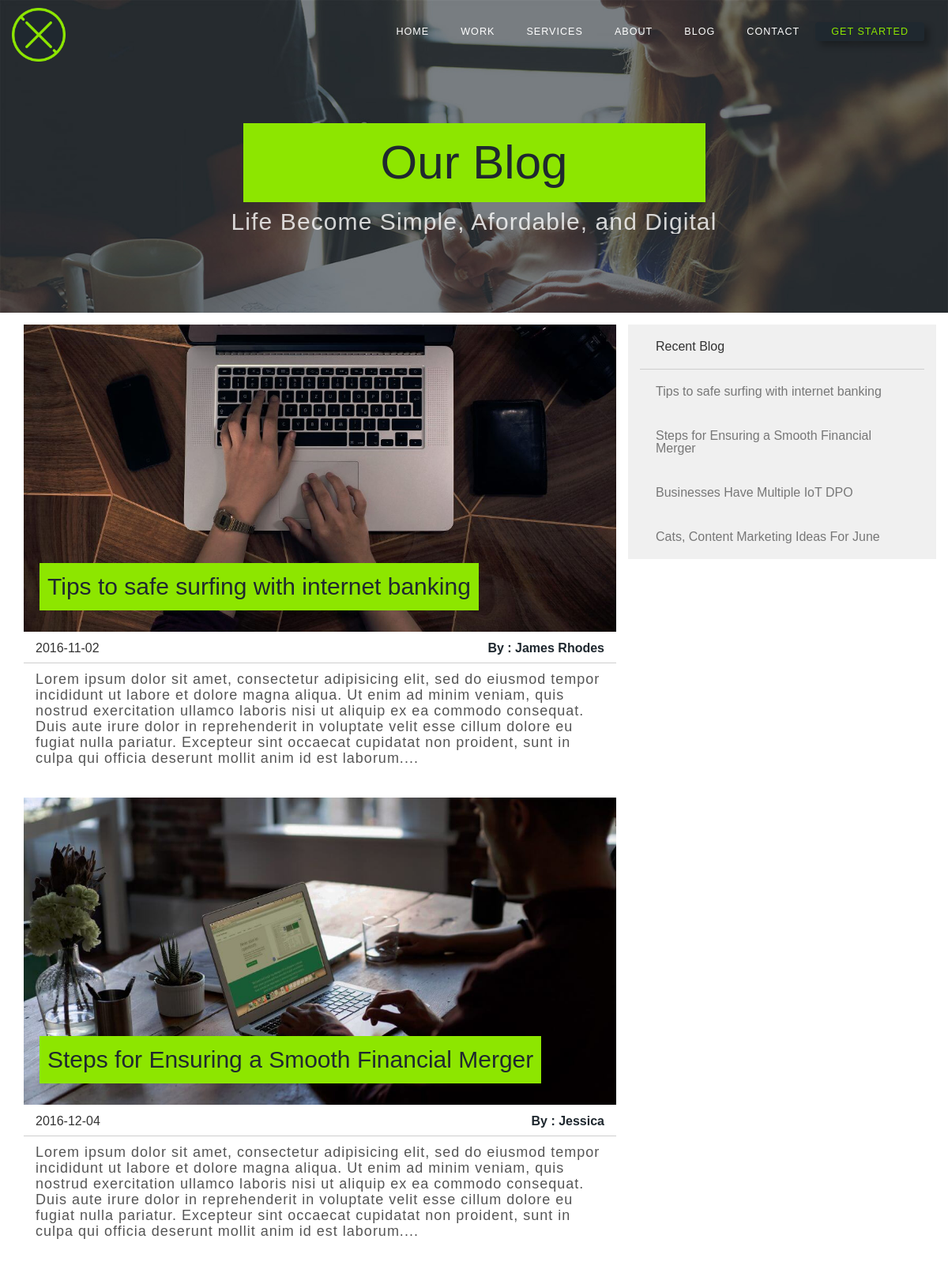
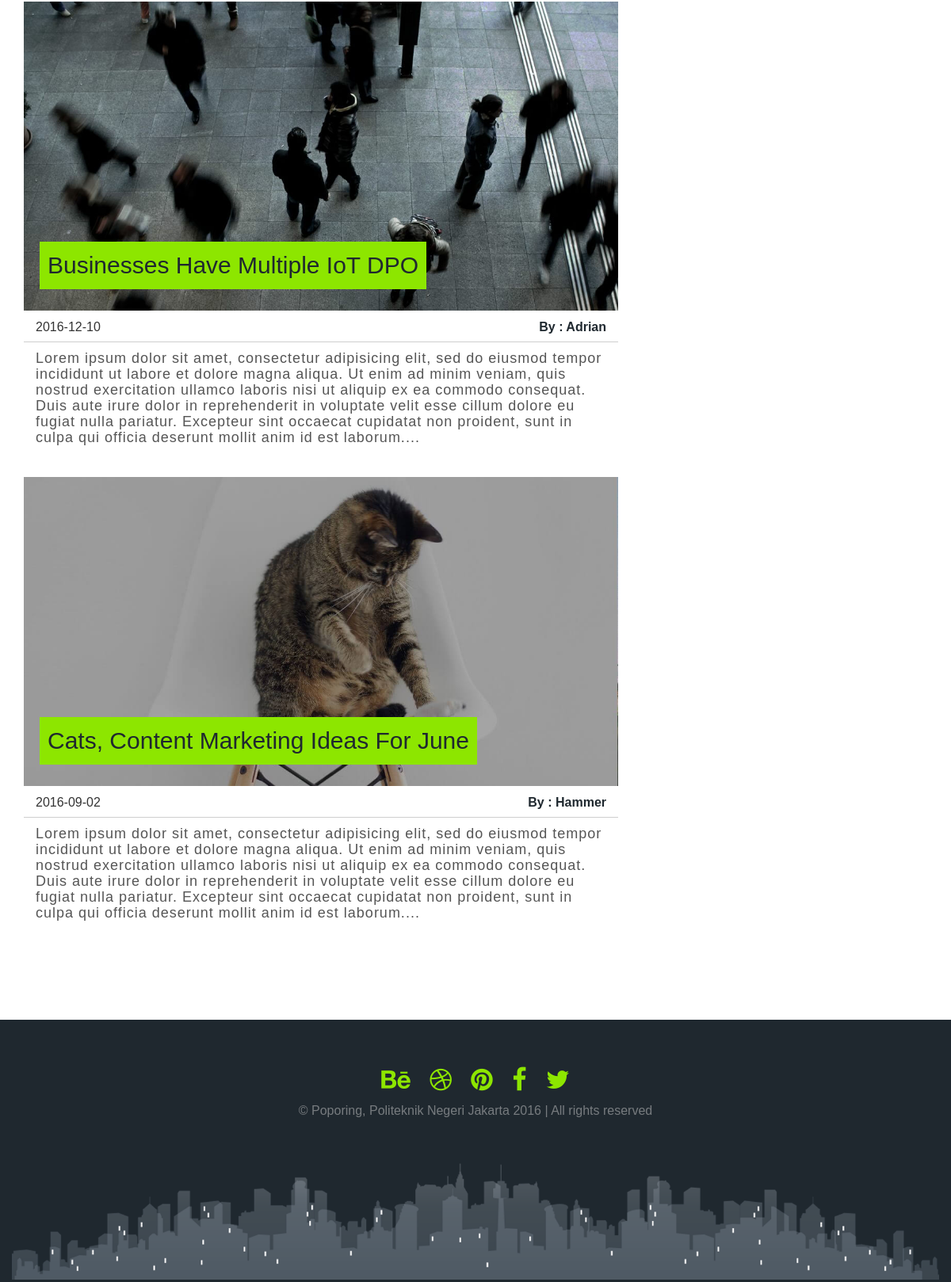
Page /blog on the committed database (2 pictures, top to bottom).
### tables this page shows
CREATE TABLE `blog` (
  `id_blog` int(11) NOT NULL,
  `unique_title_blog` varchar(255) NOT NULL,
  `date_blog` date NOT NULL,
  `title_blog` varchar(255) NOT NULL,
  `desc_blog` text NOT NULL,
  `author_blog` varchar(25) NOT NULL,
  `images_blog` varchar(100) NOT NULL
);

### application/controllers/pages.php (called while the page is built, shortened)
<?php
class Pages extends CI_Controller {
	public function view($page = 'home') {
        $data['title'] = ucfirst($page);
        switch($page){
            case 'blog';
                $data['pages'] = 'blog';
            break;
      	}
        $this->load->view('masterpages/header', $data);
        $this->load->view('pages/'.$page, $data);
        $this->load->view('masterpages/footer', $data);
	}
}

### index.php (called while the page is built, shortened)
<?php
require_once BASEPATH.'core/CodeIgniter.php';

### application/views/pages/blog.php (the view)
<section class="blog-page wow fadeInDown" data-wow-duration="1000ms" data-wow-delay="500ms">
	<div class="container-fluid">
		<div class="row">
			<div class="col-xs-12 col-lg-8 blog-page-content">
			<?php
			$query_blog = $this->db->query("select * from `blog`");
			foreach ($query_blog->result() as $data) {
				?>
				<div class="wrap-blog-page col-xs-12 clear-padding">
					<a href="blog/detail/<?php echo $data->unique_title_blog;?>" class="link-blog">
						<figure class="wrap-images-blog">
							<img src="<?php echo base_url($data->images_blog);?>" />
							<figcaption><?php echo $data->title_blog;?></figcaption>
						</figure>
						<div class="col-xs-12 date-and-by">
							<span class="col-xs-6 date"><?php echo $data->date_blog;?></span>
							<strong class="col-xs-6">By : <?php echo $data->author_blog;?></strong>
						</div>
						<div class="col-xs-12 desc-blog">
							<p>Lorem ipsum dolor sit amet, consectetur adipisicing elit, sed do eiusmod
							tempor incididunt ut labore et dolore magna aliqua. Ut enim ad minim veniam,
							quis nostrud exercitation ullamco laboris nisi ut aliquip ex ea commodo
							consequat. Duis aute irure dolor in reprehenderit in voluptate velit esse
							cillum dolore eu fugiat nulla pariatur. Excepteur sint occaecat cupidatat non
							proident, sunt in culpa qui officia deserunt mollit anim id est laborum....</p>
						</div>
					</a>
				</div>
				<?php
			}
			?>
			</div>
			<div class="col-xs-12 col-lg-4 recent-blog">
				<div class="title-recent-blog">
					<h2>Recent Blog</h2>
				</div>
				<div class="link-recent-blog">
					<ul>
						<?php
						$query_blog = $this->db->query("select * from `blog` order by id_blog asc limit 0,4");
						foreach ($query_blog->result() as $data) {
							?>
							<li><a href="<?php echo base_url();?>blog/detail/<?php echo $data->unique_title_blog;?>"><?php echo $data->title_blog;?></a></li>
							<?php
						}
						?>
					</ul>
				</div>
			</div>
		</div>
	</div>
</section>

### rows in the picture
blog: images_blog (picture), title_blog "Tips to safe surfing with internet banking", date_blog "2016-11-02", author_blog "James Rhodes"
blog: images_blog (picture), title_blog "Steps for Ensuring a Smooth Financial Merger", date_blog "2016-12-04", author_blog "Jessica"
blog: images_blog (picture), title_blog "Businesses Have Multiple IoT DPO", date_blog "2016-12-10", author_blog "Adrian"
blog: images_blog (picture), title_blog "Cats, Content Marketing Ideas For June", date_blog "2016-09-02", author_blog "Hammer"
